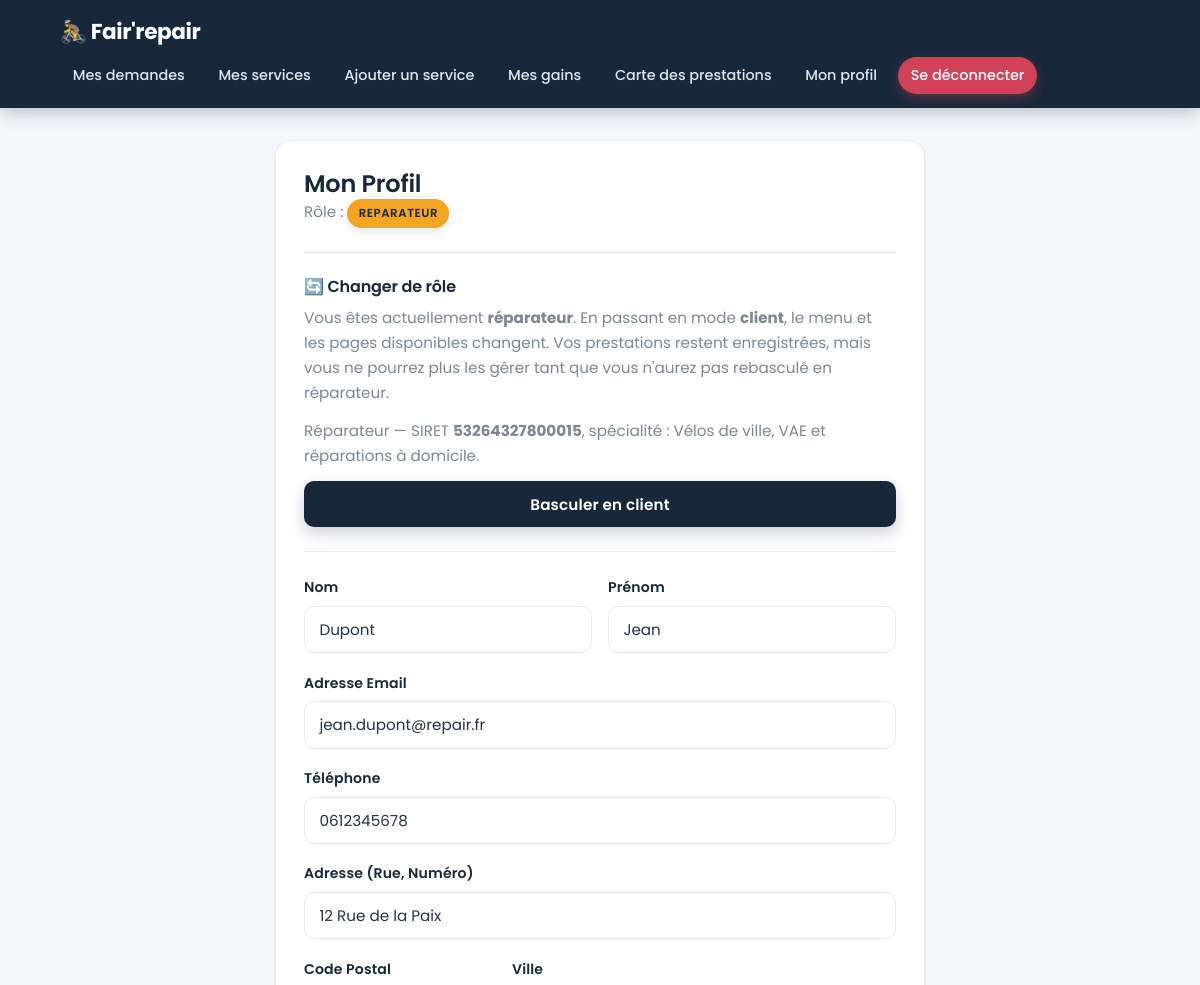
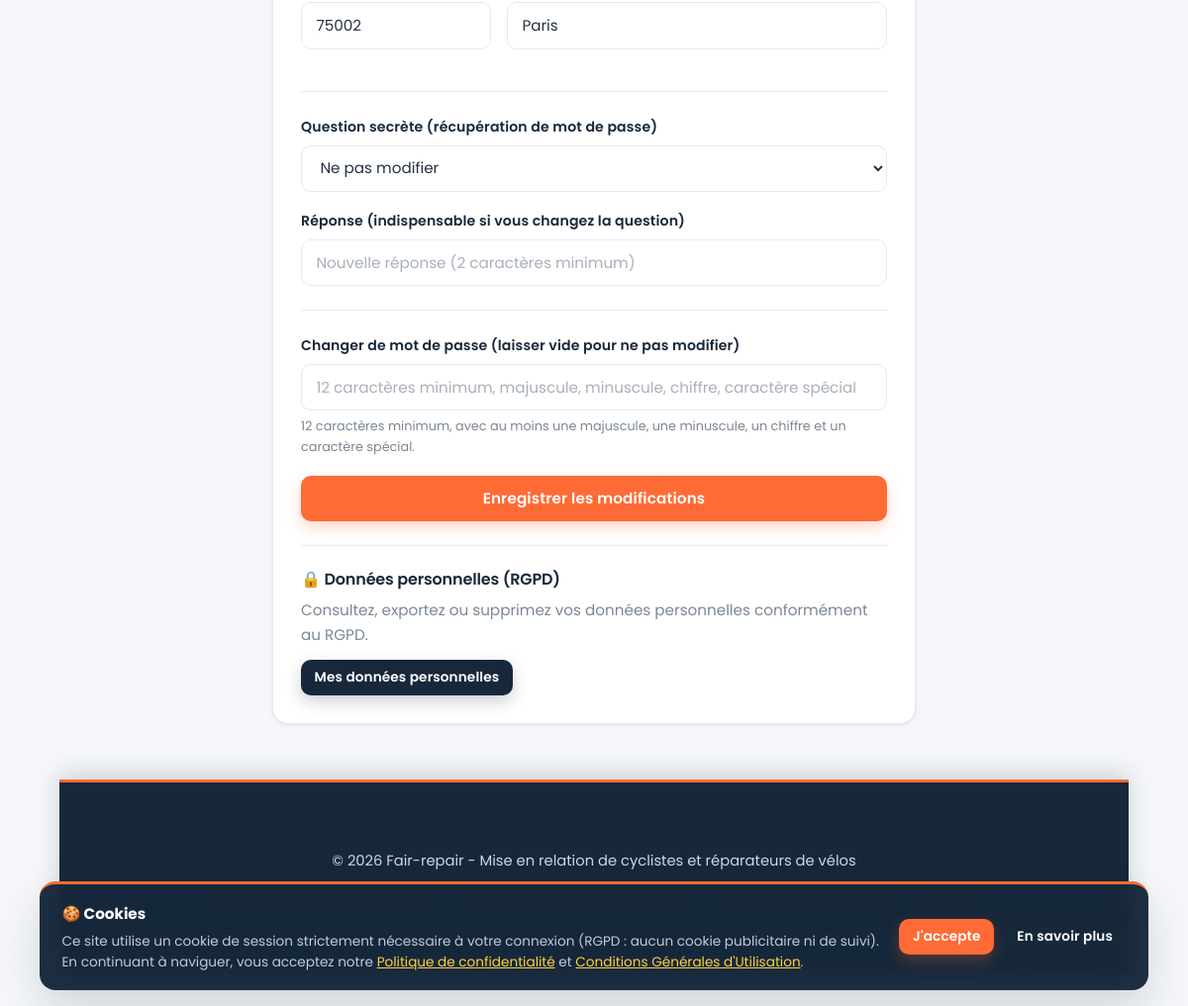
The page /profil.php (signed in) on the database its author committed (2 pictures, top to bottom).
### tables this page shows
CREATE TABLE `reparateurs` (
  `id_user` int unsigned NOT NULL,
  `siret` varchar(14) DEFAULT NULL,
  `specialite` varchar(100) DEFAULT NULL,
  PRIMARY KEY (`id_user`),
  CONSTRAINT `fk_reparateur_user` FOREIGN KEY (`id_user`) REFERENCES `users` (`id`) ON DELETE CASCADE
);

CREATE TABLE `users` (
  `id` int unsigned NOT NULL AUTO_INCREMENT,
  `prenom` varchar(100) NOT NULL,
  `nom` varchar(100) NOT NULL,
  `adresse` varchar(255) NOT NULL,
  `code_postal` varchar(10) NOT NULL,
  `ville` varchar(100) NOT NULL,
  `email` varchar(190) NOT NULL,
  `telephone` varchar(20) NOT NULL,
  `mot_de_passe` varchar(255) NOT NULL,
  `reset_token` varchar(255) DEFAULT NULL,
  `reset_expires` datetime DEFAULT NULL,
  `role` enum('client','reparateur') NOT NULL DEFAULT 'client',
  `latitude` decimal(10,7) DEFAULT NULL,
  `longitude` decimal(10,7) DEFAULT NULL,
  `created_at` timestamp NULL DEFAULT CURRENT_TIMESTAMP,
  `updated_at` timestamp NULL DEFAULT CURRENT_TIMESTAMP ON UPDATE CURRENT_TIMESTAMP,
  PRIMARY KEY (`id`),
  UNIQUE KEY `email` (`email`),
  KEY `idx_role` (`role`),
  KEY `idx_ville` (`ville`)
);

### helpers.php (called while the page is built, shortened)
<?php
function aide_mot_de_passe(): string
{
    return '12 caractères minimum, avec au moins une majuscule, une minuscule, un chiffre et un caractère spécial.';
}
function pattern_mot_de_passe(): string
{
    return '(?=.*[a-z])(?=.*[A-Z])(?=.*[0-9])(?=.*[^A-Za-z0-9]).{12,}';
}

### profil.php (the view, shortened to what this page needs)
<?php
require_once 'db.php';
require_once 'helpers.php';
$user_id = (int) $_SESSION['user_id'];
$role = $_SESSION['role'] ?? 'client';
if ($role === 'admin') {
    $stmt = $pdo->prepare("SELECT prenom, nom, email FROM admins WHERE id = ?");
    $stmt->execute([$user_id]);
    $user = $stmt->fetch();
} else {
    $stmt = $pdo->prepare("SELECT nom, prenom, email, telephone, adresse, code_postal, ville FROM users WHERE id = ?");
    $stmt->execute([$user_id]);
    $user = $stmt->fetch();
}
$basculeAutorisee = in_array($role, ['client', 'reparateur'], true);
$roleActuel = $basculeAutorisee ? $role : 'client';
$nouveauRole = ($roleActuel === 'reparateur') ? 'client' : 'reparateur';
$ligneReparateur = false;
if ($basculeAutorisee) {
    $stmtRep = $pdo->prepare("SELECT siret, specialite FROM reparateurs WHERE id_user = ?");
    $stmtRep->execute([$user_id]);
    $ligneReparateur = $stmtRep->fetch();
}
$siretEnregistre  = $ligneReparateur ? trim((string)($ligneReparateur['siret'] ?? '')) : '';
$siretDejaValide  = (bool)preg_match('/^\d{14}$/', $siretEnregistre);
$besoinDuSiret    = ($nouveauRole === 'reparateur' && !$siretDejaValide);
require_once 'header.php';
?>
<div class="card" style="max-width: 650px; margin: 2rem auto;">
    <h2>Mon Profil</h2>
    <p class="muted" style="margin-bottom: 1rem;">Rôle : <span class="badge role-badge badge-<?= htmlspecialchars($role) ?>"><?= htmlspecialchars($role) ?></span></p>
    <?php if ($basculeAutorisee): ?>
        <hr style="margin: 1.5rem 0; border: 0; border-top: 1px solid var(--border-color);">
        <h3 style="font-size: 1rem; margin-bottom: 0.5rem;">🔄 Changer de rôle</h3>
        <p class="muted" style="margin-bottom: 0.8rem;">
            Vous êtes actuellement <strong><?= $roleActuel === 'reparateur' ? 'réparateur' : 'client' ?></strong>.
            <?php if ($roleActuel === 'reparateur'): ?>
                En passant en mode <strong>client</strong>, le menu et les pages disponibles changent.
                Vos prestations restent enregistrées, mais vous ne pourrez plus les gérer
                tant que vous n'aurez pas rebasculé en réparateur.
            <?php else: ?>
                En passant en mode <strong>réparateur</strong>, le menu et les pages disponibles changent.
                Vos réservations restent enregistrées.
            <?php endif; ?>
        </p>
        <form method="POST" action="profil.php">
            <?php if ($besoinDuSiret): ?>
                <div class="reparateur-fields">
                    <div class="field">
                        <label for="siret">Numéro SIRET (obligatoire pour devenir réparateur)</label>
                        <input type="text" id="siret" name="siret" inputmode="numeric" maxlength="14"
                               pattern="\d{14}" placeholder="Ex. 53264327800015" required>
                    </div>
                    <div class="field" style="margin-bottom: 0;">
                        <label for="specialite">Spécialité (facultatif)</label>
                        <input type="text" id="specialite" name="specialite" maxlength="100"
                               placeholder="Ex. Vélos de ville, VAE et réparations à domicile">
                    </div>
                </div>
            <?php elseif ($ligneReparateur && !empty($ligneReparateur['specialite'])): ?>
                <p class="muted" style="margin-bottom: 0.8rem;">
                    Réparateur — SIRET <strong><?= htmlspecialchars($siretEnregistre) ?></strong>,
                    spécialité : <?= htmlspecialchars((string)$ligneReparateur['specialite']) ?>.
                </p>
            <?php endif; ?>
            <button type="submit" class="btn btn-secondary btn-block">
                <?= $roleActuel === 'reparateur' ? 'Basculer en client' : 'Basculer en réparateur' ?>
            </button>
        </form>
        <hr style="margin: 1.5rem 0; border: 0; border-top: 1px solid var(--border-color);">
    <?php endif; ?>
    <form method="POST">
        <div style="display: flex; gap: 1rem;">
            <div class="field" style="flex: 1;">
                <label for="nom">Nom</label>
                <input type="text" id="nom" name="nom" value="<?= htmlspecialchars($user['nom']) ?>" required>
            </div>
            <div class="field" style="flex: 1;">
                <label for="prenom">Prénom</label>
                <input type="text" id="prenom" name="prenom" value="<?= htmlspecialchars($user['prenom']) ?>" required>
            </div>
        </div>
        <div class="field">
            <label for="email">Adresse Email</label>
            <input type="email" id="email" name="email" value="<?= htmlspecialchars($user['email']) ?>" required>
        </div>
        <?php if ($role !== 'admin'): ?>
            <div class="field">
                <label for="telephone">Téléphone</label>
                <input type="text" id="telephone" name="telephone" value="<?= htmlspecialchars($user['telephone'] ?? '') ?>">
            </div>
            <div class="field">
                <label for="adresse">Adresse (Rue, Numéro)</label>
                <input type="text" id="adresse" name="adresse" value="<?= htmlspecialchars($user['adresse'] ?? '') ?>">
            </div>
            <div style="display: flex; gap: 1rem;">
                <div class="field" style="flex: 1;">
                    <label for="code_postal">Code Postal</label>
                    <input type="text" id="code_postal" name="code_postal" value="<?= htmlspecialchars($user['code_postal'] ?? '') ?>">
                </div>
                <div class="field" style="flex: 2;">
                    <label for="ville">Ville</label>
                    <input type="text" id="ville" name="ville" value="<?= htmlspecialchars($user['ville'] ?? '') ?>">
                </div>
            </div>
            <hr style="margin: 1.5rem 0; border: 0; border-top: 1px solid var(--border-color);">
            <div class="field">
                <label for="question_id">Question secrète (récupération de mot de passe)</label>
                <select name="question_id" id="question_id">
                    <option value="">Ne pas modifier</option>
                </select>
            </div>
            <div class="field">
                <label for="reponse">Réponse (indispensable si vous changez la question)</label>
                <input type="text" id="reponse" name="reponse" maxlength="255" placeholder="Nouvelle réponse (2 caractères minimum)">
            </div>
        <?php endif; ?>
        <hr style="margin: 1.5rem 0; border: 0; border-top: 1px solid var(--border-color);">
        <div class="field">
            <label for="new_password">Changer de mot de passe (laisser vide pour ne pas modifier)</label>
            <input type="password" id="new_password" name="new_password" minlength="12"
                   pattern="<?= htmlspecialchars(pattern_mot_de_passe()) ?>"
                   placeholder="12 caractères minimum, majuscule, minuscule, chiffre, caractère spécial"
                   title="<?= htmlspecialchars(aide_mot_de_passe()) ?>">
            <p class="muted" style="margin-top: 0.3rem; font-size: 0.8rem;"><?= htmlspecialchars(aide_mot_de_passe()) ?></p>
        </div>
        <button type="submit" class="btn btn-block">Enregistrer les modifications</button>
    </form>
    <hr style="margin: 1.5rem 0; border: 0; border-top: 1px solid var(--border-color);">
    <h3 style="font-size: 1rem; margin-bottom: 0.5rem;">🔒 Données personnelles (RGPD)</h3>
    <p class="muted" style="margin-bottom: 0.8rem;">
        Consultez, exportez ou supprimez vos données personnelles conformément au RGPD.
    </p>
    <a href="mes_donnees.php" class="btn btn-secondary btn-sm">Mes données personnelles</a>
</div>
<?php require_once 'footer.php'; ?>

### style.css (style rules this page uses)
:root { --primary: #ff6b35; --primary-hover: #e8571f; --primary-soft: rgba(255, 107, 53, 0.12); --secondary: #16283a; --secondary-hover: #0e1c2b; --accent: #ffd23f; --bg-color: #f5f7fa; --card-bg: #ffffff; --text-color: #243244; --text-muted: #7b8794; --border-color: #e6eaef; --danger: #e0455a; --warning: #f5a524; --info: #2f9fd0; --success: #1f9d63; --gray: #8a94a0; --radius: 16px; --radius-sm: 10px; --shadow-sm: 0 1px 2px rgba(22, 40, 58, .05), 0 2px 6px rgba(22, 40, 58, .05); --shadow-md: 0 8px 22px rgba(22, 40, 58, .09); --shadow-lg: 0 20px 45px rgba(22, 40, 58, .16); --transition: .2s cubic-bezier(.4, 0, .2, 1); }
* { box-sizing: border-box; margin: 0; padding: 0; font-family: 'Poppins', 'Segoe UI', system-ui, -apple-system, sans-serif; }
html { scroll-behavior: smooth; }
body { background-color: var(--bg-color); color: var(--text-color); line-height: 1.65; -webkit-font-smoothing: antialiased; text-rendering: optimizeLegibility; }
h1, h2, h3, h4 { color: var(--secondary); font-weight: 600; line-height: 1.25; letter-spacing: -.01em; }
a { color: var(--info); text-decoration: none; transition: color var(--transition); }
.card, .welcome-card { position: relative; background: var(--card-bg); padding: 1.75rem; border-radius: var(--radius); border: 1px solid var(--border-color); box-shadow: var(--shadow-sm); margin-bottom: 1.5rem; overflow: hidden; transition: transform var(--transition), box-shadow var(--transition), border-color var(--transition); }
.card h3 { font-size: 1.15rem; font-weight: 600; margin-bottom: .5rem; }
.card p { font-size: .95rem; }
.btn { display: inline-block; padding: .72rem 1.35rem; background-color: var(--primary); color: #fff; border: none; border-radius: var(--radius-sm); font-weight: 600; font-size: .95rem; letter-spacing: .01em; cursor: pointer; text-align: center; text-decoration: none; box-shadow: 0 6px 16px rgba(255, 107, 53, .28); transition: background var(--transition), transform var(--transition), box-shadow var(--transition); }
.btn-block { width: 100%; }
.btn-sm { padding: .42rem .85rem; font-size: .85rem; }
.btn-secondary { background-color: var(--secondary); box-shadow: 0 6px 16px rgba(22, 40, 58, .22); }
.field { margin-bottom: 1.15rem; }
label { display: block; margin-bottom: .4rem; font-weight: 600; font-size: .88rem; color: var(--secondary); letter-spacing: .01em; }
input[type="text"], input[type="email"], input[type="password"], input[type="number"], input[type="date"], input[type="time"], select, textarea { width: 100%; padding: .7rem .9rem; border: 1.5px solid var(--border-color); border-radius: var(--radius-sm); font-size: .95rem; background-color: #fff; color: var(--text-color); transition: border-color var(--transition), box-shadow var(--transition); }
input::placeholder, textarea::placeholder { color: #a7b0ba; }
.badge, .role-badge { display: inline-block; padding: .3rem .7rem; border-radius: 999px; font-size: .73rem; font-weight: 600; letter-spacing: .05em; text-transform: uppercase; color: #fff; white-space: nowrap; box-shadow: 0 3px 8px rgba(22, 40, 58, .12); }
.badge-reparateur { background-color: var(--warning); color: var(--secondary); }
.muted { color: var(--text-muted); font-size: .9rem; }

### rows shown on the page
reparateurs: siret "53264327800015", specialite "Vélos de ville, VAE et réparations à domicile"
users: nom "Dupont", prenom "Jean", email "jean.dupont@repair.fr", telephone "0612345678", adresse "12 Rue de la Paix", code_postal "75002", ville "Paris"

### other values the page prints
$role "REPARATEUR"
aide_mot_de_passe() "12 caractères minimum, avec au moins une majuscule, une minuscule, un chiffre et un caractère spécial."
